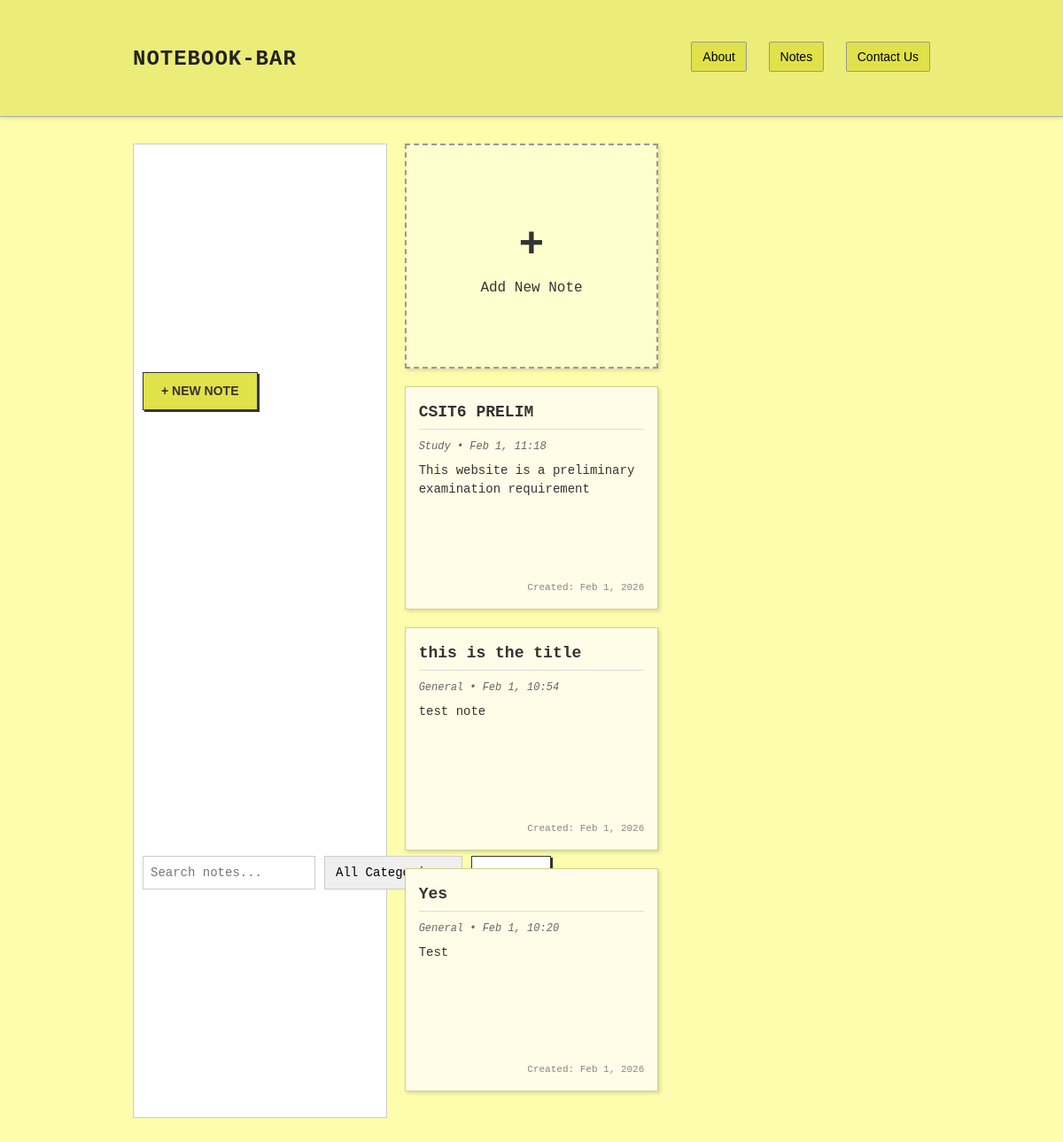
/new_test/index.php, run on the app's committed database.
### tables this page shows
CREATE TABLE `pages` (
  `id` int(11) NOT NULL,
  `note_id` int(11) NOT NULL,
  `page_number` int(11) DEFAULT 1,
  `text` longtext DEFAULT NULL
);

CREATE TABLE `notes` (
  `id` int(11) NOT NULL,
  `user_id` int(11) DEFAULT 0,
  `title` varchar(255) NOT NULL,
  `category` varchar(100) DEFAULT 'General',
  `color` int(11) DEFAULT 0,
  `date_created` datetime DEFAULT current_timestamp(),
  `date_last` datetime DEFAULT current_timestamp() ON UPDATE current_timestamp(),
  `is_pinned` tinyint(1) DEFAULT 0,
  `is_archived` tinyint(1) DEFAULT 0
);

### new_test/index.php (the view, shortened to what this page needs)
<?php
include 'includes/db.php';
?>
<!DOCTYPE html>
<html>
<head>
	<link rel="stylesheet" href="css/style.css?v=<?php echo time(); ?>">
</head>
<body>
	<header>
		<div class="header-inner">
			<h1><a href="index.php">Notebook-BAR</a></h1>
			<nav>
				<a href="about.html">About</a>
				<a href="index.php">Notes</a>
				<a href="contact.html">Contact Us</a>
			</nav>
		</div>
	</header>
	<div class="container">
		<div class="note-grid">
			<div
				style="margin-bottom: 20px; display: flex; gap: 10px; align-items: center; background: #fff; padding: 10px; border: 1px solid #ccc; flex-wrap: wrap;">
				<a href="notepad.php" class="btn btn-primary" style="text-decoration: none;">+ New Note</a>
				<form method="get" style="display: flex; gap: 10px; flex-grow: 1;">
					<input type="text" name="q" placeholder="Search notes..."
						value="<?php echo htmlspecialchars($_GET['q'] ?? ''); ?>"
						style="padding: 8px; font-family: inherit; font-size: 14px; flex-grow: 1; border: 1px solid #ccc;">
					<select name="cat"
						style="padding: 8px; font-family: inherit; font-size: 14px; border: 1px solid #ccc;">
						<option value="">All Categories</option>
					</select>
					<button type="submit" class="btn">Filter</button>
				</form>
			</div>
			<div class="note-grid">
				<?php if (!isset($_GET['q']) && !isset($_GET['cat'])): ?>
					<a href="notepad.php" class="note-card note-add-card">
						<div style="text-align: center;">
							<div style="font-size: 3rem; font-weight: bold;">+</div>
							<div>Add New Note</div>
						</div>
					</a>
				<?php endif; ?>
				<?php
				$where = [];
				if (isset($_GET['archived']) && $_GET['archived'] == 1) {
					$where[] = "n.is_archived = 1";
				} else {
					$where[] = "n.is_archived = 0";
				}
				$where_sql = "";
				if (!empty($where)) {
					$where_sql = "WHERE " . implode(" AND ", $where);
				}
				$sql = "SELECT n.id, n.title, n.category, n.is_pinned, n.date_created, n.date_last, p.text
				FROM notes n
				LEFT JOIN pages p ON n.id = p.note_id AND p.page_number = 1
				$where_sql
				ORDER BY n.is_pinned DESC, n.date_last DESC";
				$result = mysqli_query($conn, $sql);
				if ($result) {
					while ($row = mysqli_fetch_assoc($result)) {
						$nid = $row['id'];
						$dtitle = $row['title'];
						$dcat = $row['category'];
						$ddatc = date("M j, Y", strtotime($row['date_created']));
						$ddatl = date("M j, H:i", strtotime($row['date_last']));
						$dtxt = htmlspecialchars(substr($row['text'] ?? '', 0, 120));
						$pin_icon = ($row['is_pinned'] == 1) ? "<span style='float: right; font-size: 1.2rem;'>📌</span>" : "";
						echo "<a href='notepad.php?id=$nid' class='note-card'>";
						echo "<div class='note-title'>$pin_icon" . htmlspecialchars($dtitle) . "</div>";
						echo "<div class='note-meta'>$dcat &bull; $ddatl</div>";
						echo "<div class='note-preview'>$dtxt</div>";
						echo "<div class='note-footer'>";
						echo "<span>Created: $ddatc</span>";
						echo "</div>";
						echo "</a>";
					}
				} else {
					echo "<p>Error fetching notes: " . mysqli_error($conn) . "</p>";
				}
				?>
			</div>
		</div>
</body>
</html>

### new_test/css/style.css (style rules this page uses)
:root { --bg-color: #fdfdad; --header-bg: #ecec78; --nav-bg: #e1e149; --card-bg: #fffde7; --text-primary: #333; --text-secondary: #555; --border-color: #d1d190; --shadow: 2px 2px 4px rgba(0, 0, 0, 0.15); }
body { background-color: var(--bg-color); margin: 0; padding: 0; font-family: 'Courier New', Courier, monospace; color: var(--text-primary); line-height: 1.5; }
a { text-decoration: none; color: inherit; }
header { background-color: var(--header-bg); border-bottom: 1px solid #aaa; padding: 20px 0; box-shadow: 0 2px 4px rgba(0, 0, 0, 0.1); margin-bottom: 30px; }
.header-inner { max-width: 900px; margin: 0 auto; padding: 0 20px; display: flex; justify-content: space-between; align-items: center; }
header h1 a { font-size: 24px; font-weight: bold; color: #222; text-transform: uppercase; letter-spacing: 1px; }
header nav a { font-family: Arial, sans-serif; font-size: 14px; margin-left: 15px; padding: 8px 12px; background-color: var(--nav-bg); border: 1px solid #999; border-radius: 2px; color: #000; }
.container { max-width: 900px; margin: 0 auto; padding: 0 20px; }
.note-grid { display: grid; grid-template-columns: repeat(auto-fill, minmax(280px, 1fr)); gap: 20px; padding-bottom: 50px; }
a.note-card { display: flex; flex-direction: column; background-color: var(--card-bg); border: 1px solid var(--border-color); height: 220px; padding: 15px; box-shadow: var(--shadow); transition: transform 0.2s; color: #333 !important; text-decoration: none !important; position: relative; }
a.note-add-card { border: 2px dashed #999; background-color: rgba(255, 255, 255, 0.4); align-items: center; justify-content: center; }
.note-title { font-weight: bold; font-size: 18px; border-bottom: 1px solid #ddd; margin-bottom: 10px; padding-bottom: 5px; }
.note-meta { font-size: 12px; color: #666; margin-bottom: 8px; font-style: italic; }
.note-preview { font-size: 14px; flex-grow: 1; overflow: hidden; }
.note-footer { font-size: 11px; color: #888; text-align: right; margin-top: 10px; }
.btn { font-family: Arial, sans-serif; font-weight: bold; padding: 10px 20px; cursor: pointer; border: 1px solid #333; background: #fff; text-transform: uppercase; font-size: 14px; box-shadow: 2px 2px 0 #333; transition: all 0.1s; }
.btn-primary { background-color: var(--nav-bg); }

### data on the page
pages: note.title "CSIT6 PRELIM", note.category "Study", note.date_last "Feb 1, 11:18", text "This website is a preliminary examination requirement", note.date_created "Feb 1, 2026"
pages: note.title "this is the title", note.category "General", note.date_last "Feb 1, 10:54", text "test note", note.date_created "Feb 1, 2026"
pages: note.title "Yes", note.category "General", note.date_last "Feb 1, 10:20", text "Test", note.date_created "Feb 1, 2026"
